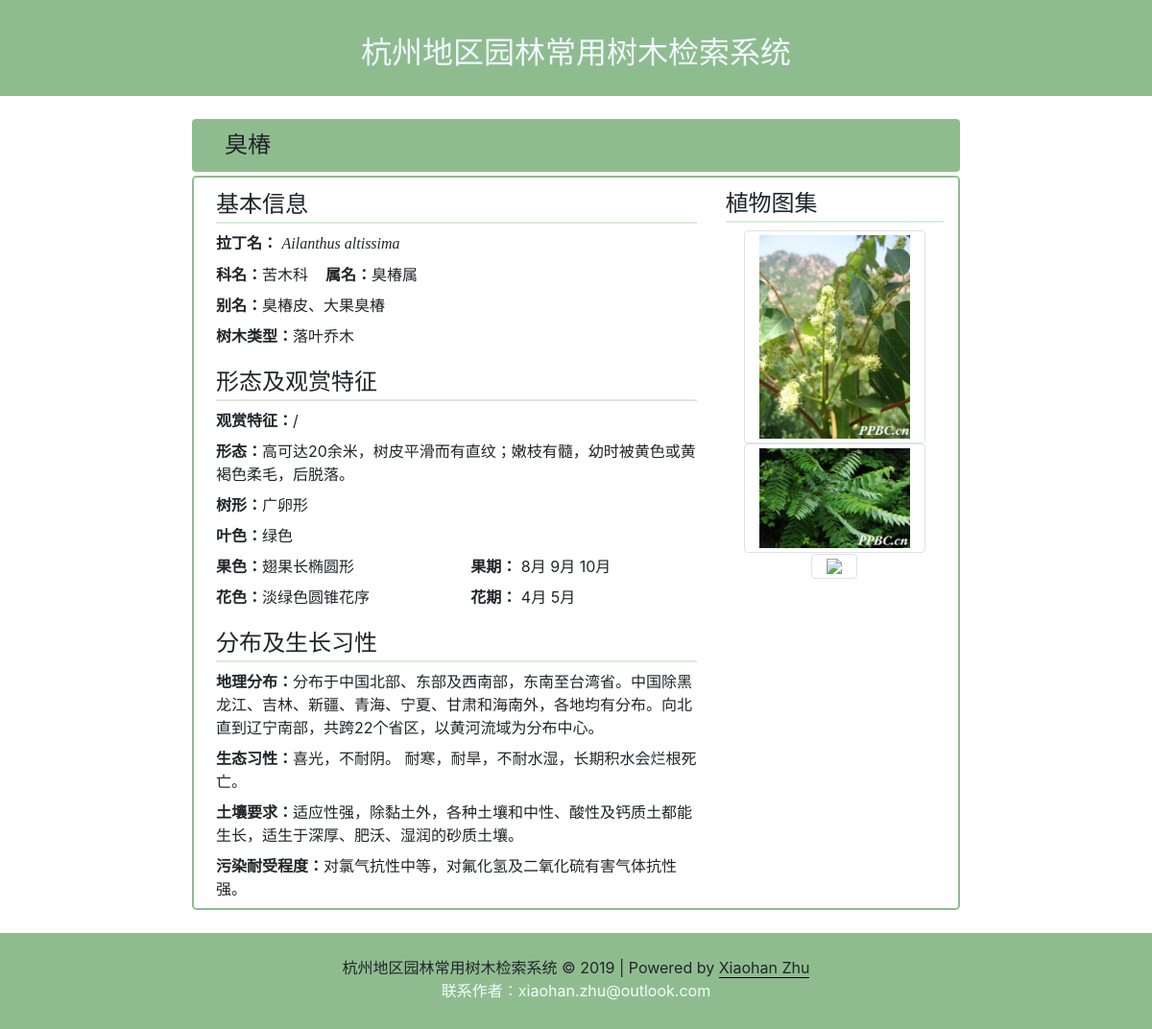
Page /search/臭椿/ on the committed database.
### hzTree/models.py (models this page shows, shortened)
class Tree(models.Model):
    species_name = models.CharField(max_length=16, default=" ")
    family_name = models.CharField(max_length=16, default=" ")
    genus_name = models.CharField(max_length=16, default=" ")
    latin_name = models.CharField(max_length=64, default=" ")
    alternative_name = models.CharField(max_length=64, default=" ")
    tree_type = models.CharField(max_length=16, default=" ")
    tree_value = models.CharField(max_length=64, default=" ")
    tree_shape = models.CharField(max_length=64, default=" ")
    morphology = models.CharField(max_length=300, default=" ")
    bloom_date = models.ManyToManyField(Months, blank=True,related_name="bloom_date")
    bloom_color = models.CharField(max_length=64, default=" ")
    bloom_color_spring = models.CharField(max_length=64, default="无")
    bloom_color_summer = models.CharField(max_length=64, default="无")
    bloom_color_autumn = models.CharField(max_length=64, default="无")
    bloom_color_winter = models.CharField(max_length=64, default="无")
    fruit_date = models.ManyToManyField(Months, blank=True,related_name="fruit_date")
    fruit_color = models.CharField(max_length=64, default=" ")
    fruit_color_spring = models.CharField(max_length=64, default="无")
    fruit_color_summer = models.CharField(max_length=64, default="无")
    fruit_color_autumn = models.CharField(max_length=64, default="无")
    fruit_color_winter = models.CharField(max_length=64, default="无")
    leaf_color = models.CharField(max_length=64, default=" ")
    leaf_color_spring = models.CharField(max_length=64, default="无")
    leaf_color_summer = models.CharField(max_length=64, default="无")
    leaf_color_autumn = models.CharField(max_length=64, default="无")
    leaf_color_winter = models.CharField(max_length=64, default="无")
    geo_distribution = models.CharField(max_length=300, default=" ")
    propensity = models.CharField(max_length=300, default=" ")
    soil = models.CharField(max_length=300, default=" ")
    pollution_tolerance = models.CharField(max_length=300, default=" ")

class Months(models.Model):
    name = models.CharField(max_length=12)
    def __str__(self):
        return self.name

### hzTree/views.py (the view)
# urls.py: path('<species_name>/', views.detail, name='detail'),
def detail(request, species_name):
    template_name = 'detail.html'
    tree = get_object_or_404(Tree, species_name=species_name)
    return render(request, template_name, {
        'tree': tree,
        })

### hzTree/templates/detail.html (shortened to what this page needs)
{% extends "base.html" %}
{% load static %}
{% load widget_tweaks %}
  {% block content %}
  <div class="container alert col-md-8" style="background-color:DARKSEAGREEN;">
      <span class="h4" style="padding-left: 1ex;">{{ tree.species_name }}</span>
  </div>
  <div class="container col-md-8 rounded-lg" style="margin-top: -1%; border:2px solid DARKSEAGREEN;">
    <div class="row">
      <div class="col-md-8" style="margin-left:1%;">
        <legend style="padding-top:2%; border-bottom:2px solid rgb(216, 238, 216);">基本信息</legend>
        <legend class="col-form-info pt-0">
          <b>拉丁名：</b>
          <span style="font-style: italic; font-family:'Times New Roman', Times, serif">{{ tree.latin_name }}</span>
        </legend>
        <legend class="col-form-info pt-0">
          <b>科名：</b>{{ tree.family_name }}&nbsp;&nbsp;&nbsp;&nbsp;<b>属名：</b>{{ tree.genus_name }}
        </legend>
        <legend class="col-form-info pt-0">
          <b>别名：</b>{{ tree.alternative_name }}
        </legend>
        <legend class="col-form-info pt-0">
          <b>树木类型：</b>{{ tree.tree_type }}
        </legend>
        <legend style="padding-top:2%; border-bottom:2px solid rgb(216, 238, 216);">形态及观赏特征</legend>
        <legend class="col-form-info pt-0">
          <b>观赏特征：</b>{{ tree.tree_value }}
        </legend>
        <legend class="col-form-info pt-0">
          <b>形态：</b>{{ tree.morphology }}
        </legend>
        <legend class="col-form-info pt-0">
          <b>树形：</b>{{ tree.tree_shape}}
        </legend>
        <legend class="col-form-info pt-0">
          <b>叶色：</b>{{ tree.leaf_color}}
        </legend>
        <div class = "row">
          <legend class="col col-form-info pt-0">
            <b>果色：</b>{{ tree.fruit_color }}
          </legend>
          <legend class="col col-form-info pt-0">
            <b>果期：</b>
            {% for month in tree.fruit_date.all %}
            {{ month }}
            {% endfor %}
          </legend>
        </div>
        <div class="row">
          <legend class="col col-form-info pt-0">
            <b>花色：</b>{{ tree.bloom_color }}
          </legend>
          <legend class="col col-form-info pt-0">
            <b>花期：</b>
            {% for month in tree.bloom_date.all %}
                {{ month }}
            {% endfor %}
          </legend>
        </div>
        <legend style="padding-top:2%; border-bottom:2px solid rgb(216, 238, 216);">分布及生长习性</legend>
        <legend class="col-form-info pt-0">
          <b>地理分布：</b>{{ tree.geo_distribution }}
        </legend>
        <legend class="col-form-info pt-0">
          <b>生态习性：</b>{{ tree.propensity }}
        </legend>
        <legend class="col-form-info pt-0">
          <b>土壤要求：</b>{{ tree.soil }}
        </legend>
        <legend class="col-form-info pt-0">
          <b>污染耐受程度：</b>{{ tree.pollution_tolerance }}
        </legend>
      </div>
      <div class="col text-center">
          <legend class="text-left" style="padding-top:4%; border-bottom:2px solid rgb(216, 238, 216);">植物图集</legend>
          <img class="col-md-10 img-thumbnail rounded" src="/static/images/tree/{{tree.species_name}}1.png">
          <img class="col-md-10 img-thumbnail rounded" src="/static/images/tree/{{tree.species_name}}2.png">
          <img class="col-md-10 img-thumbnail rounded" src="/static/images/tree/{{tree.species_name}}3.png">
      </div>
    </div>
  </div>
  <br>
  {% endblock %}

### hzTree/templates/base.html (shortened to what this page needs)
<!DOCTYPE html>
<html>
<head>
    <link rel="stylesheet" href="https://stackpath.bootstrapcdn.com/bootstrap/4.3.1/css/bootstrap.min.css"
>
</head>
<body>
    {% block header %}
    <div id="page-header" style="background-color:DARKSEAGREEN; height:100px;">
        <h2 class="text-center" style="padding-top: 3%; color: aliceblue; ">杭州地区园林常用树木检索系统</h2>
    </div>
    <br>
    {% endblock %}
    {% block content %}
    {% endblock %}
    {% block footer %}
    <footer id="page-header" style="background-color:DARKSEAGREEN; height:100px;">
      <p class="text-center">
        <br>
        杭州地区园林常用树木检索系统 &copy; 2019 | Powered by <span style="border-bottom: 1px solid black">Xiaohan Zhu</span> <br>
        <span  style="color:azure"> 联系作者：<a href="mailto:xiaohan.zhu@outlook.com" style="color:azure">xiaohan.zhu@outlook.com</a></span>
      </p>
    </footer>
    {% endblock %}
</body>
</html>

### hzTree/templates/detail.html (style rules this page uses)
.col-form-info { font-size: 16px; }

### rows in the picture
Tree: species_name "臭椿", latin_name "Ailanthus altissima", family_name "苦木科", genus_name "臭椿属", alternative_name "臭椿皮、大果臭椿", tree_type "落叶乔木", tree_value "/", morphology "高可达20余米，树皮平滑而有直纹；嫩枝有髓，幼时被黄色或黄褐色柔毛，后脱落。", tree_shape "广卵形", leaf_color "绿色", fruit_color "翅果长椭圆形", bloom_color "淡绿色圆锥花序", geo_distribution "分布于中国北部、东部及西南部，东南至台湾省。中国除黑龙江、吉林、新疆、青海、宁夏、甘肃和海南外，各地均有分布。向北直到辽宁南部，共跨22个省区，以黄河流域为分布中心。", propensity "喜光，不耐阴。 耐寒，耐旱，不耐水湿，长期积水会烂根死亡。", soil "适应性强，除黏土外，各种土壤和中性、酸性及钙质土都能生长，适生于深厚、肥沃、湿润的砂质土壤。", pollution_tolerance "对氯气抗性中等，对氟化氢及二氧化硫有害气体抗性强。"
Months: name "8月"
Months: name "9月"
Months: name "10月"
Months: name "4月"
Months: name "5月"
